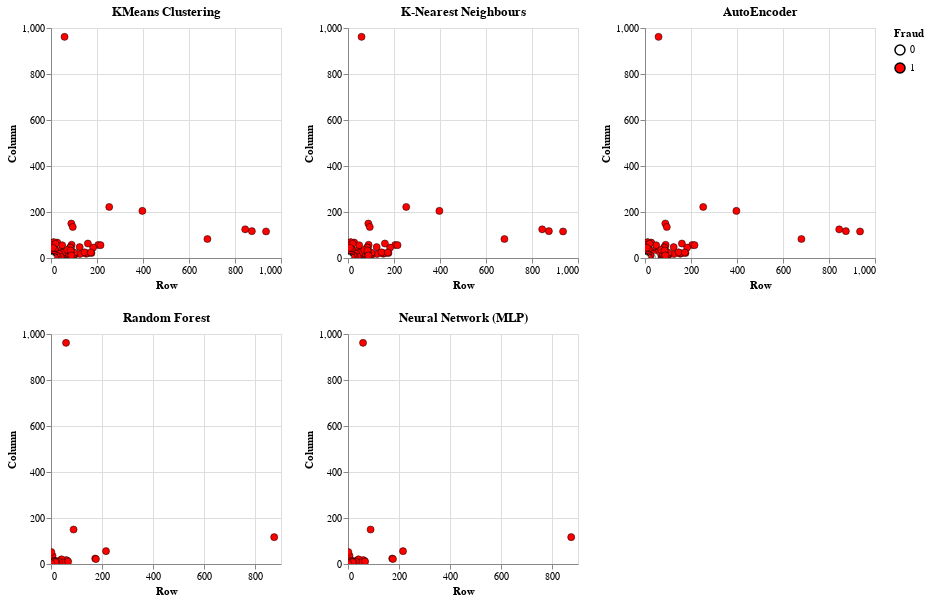

This figure's notebook cell:
### Markdown cell above
### Create each graph then display them

### Code cell
# Set Global variables that all graphs will use.
circle_size = 50
graph_height = 230
graph_width = 230
#x_axis = alt.X('Money_Value:Q', scale = alt.Scale(zero = False))
#y_axis = alt.Y('Audit_Risk:Q', scale = alt.Scale(zero = False))

#---------------Unsupervised Algorithms---------------
#----------KMeans Clustering Graph----------
kmeans_graph = alt.Chart(audit_df).transform_fold( # transform_fold and transform_filter are used
    columns,                                       # for the dynamic axis selection.
    as_= ['column', 'Column']
).transform_fold(
    rows,
    as_= ['row', 'Row']
).transform_filter(
    sel_col  
).transform_filter(
    sel_row  
).mark_point(filled = True).encode(
    x = 'Row:Q', 
    y = 'Column:Q',
    color = alt.Color('KMeans_Predict:O', 
                      title = 'Fraud', 
                      scale = alt.Scale(domain = [0, 1], 
                                        range = ['white', 'red'])
                     ),
    stroke = alt.value('black'),
    strokeWidth = alt.value(0.5),
    size = alt.value(circle_size),
    opacity = alt.value(1),
    tooltip = [alt.Tooltip('Money_Value:Q', title = 'Money Value'),
               alt.Tooltip('Audit_Risk:Q', title = 'Audit Risk'),
               alt.Tooltip('Inherent_Risk:Q', title = 'Inherent Risk'),
               alt.Tooltip('CONTROL_RISK:Q', title = 'Control Risk'),
               alt.Tooltip('Detection_Risk:Q', title = 'Detection Risk'),
               alt.Tooltip('KMeans_Predict:Q', title = 'Prediction'),
               alt.Tooltip('Risk:Q', title = 'Actual')]
).properties(
    width = graph_width,
    height = graph_height,
    title = 'KMeans Clustering'
)

#----------K Nearest Neighbours Graph----------
knn_graph = alt.Chart(audit_df).transform_fold(
    columns,
    as_=['column', 'Column']
).transform_fold(
    rows,
    as_=['row', 'Row']
).transform_filter(
    sel_col  
).transform_filter(
    sel_row  
).mark_point(filled = True).encode(
    x = 'Row:Q', 
    y = 'Column:Q',
    color = alt.Color('KNN_Predict:O', 
                      title = 'Fraud', 
                      scale = alt.Scale(domain = [0, 1], 
                                        range = ['white', 'red'])
                     ),
    stroke = alt.value('black'),
    strokeWidth = alt.value(0.5),
    size = alt.value(circle_size),
    opacity = alt.value(1),
    tooltip = [alt.Tooltip('Money_Value:Q', title = 'Money Value'),
               alt.Tooltip('Audit_Risk:Q', title = 'Audit Risk'),
               alt.Tooltip('Inherent_Risk:Q', title = 'Inherent Risk'),
               alt.Tooltip('CONTROL_RISK:Q', title = 'Control Risk'),
               alt.Tooltip('Detection_Risk:Q', title = 'Detection Risk'),
               alt.Tooltip('KNN_Predict:Q', title = 'Prediction'),
               alt.Tooltip('Risk:Q', title = 'Actual')]
).properties(
    width = graph_width,
    height = graph_height,
    title = 'K-Nearest Neighbours'
)

#----------AutoEncoder Graph----------
ae_graph = alt.Chart(audit_df).transform_fold(
    columns,
    as_=['column', 'Column']
).transform_fold(
    rows,
    as_=['row', 'Row']
).transform_filter(
    sel_col  
).transform_filter(
    sel_row  
).mark_point(filled = True).encode(
    x = 'Row:Q', 
    y = 'Column:Q',
    color = alt.Color('AE_Predict:O', 
                      title = 'Fraud', 
                      scale = alt.Scale(domain = [0, 1], 
                                        range = ['white', 'red'])
                     ),
    stroke = alt.value('black'),
    strokeWidth = alt.value(0.5),
    size = alt.value(circle_size),
    opacity = alt.value(1),
    tooltip = [alt.Tooltip('Money_Value:Q', title = 'Money Value'),
                alt.Tooltip('Audit_Risk:Q', title = 'Audit Risk'),
                alt.Tooltip('Inherent_Risk:Q', title = 'Inherent Risk'),
                alt.Tooltip('CONTROL_RISK:Q', title = 'Control Risk'),
                alt.Tooltip('Detection_Risk:Q', title = 'Detection Risk'),
                alt.Tooltip('AE_Predict:Q', title = 'Prediction'),
                alt.Tooltip('Risk:Q', title = 'Actual')]
).properties(
    width = graph_width,
    height = graph_height,
    title = 'AutoEncoder'
)

#---------------Supervised Algorithms---------------
#----------Random Forest Graph----------
rf_graph = alt.Chart(supervised_df).transform_fold(
    columns,
    as_=['column', 'Column']
).transform_fold(
    rows,
    as_=['row', 'Row']
).transform_filter(
    sel_col  
).transform_filter(
    sel_row  
).mark_point(filled = True).encode(
    x = 'Row:Q', 
    y = 'Column:Q',
    color = alt.Color('RF_Predict:O', 
                      title = 'Fraud', 
                      scale = alt.Scale(domain = [0, 1], 
                                        range = ['white', 'red'])
                     ),
    stroke = alt.value('black'),
    strokeWidth = alt.value(0.5),
    size = alt.value(circle_size),
    opacity = alt.value(1),
    tooltip = [alt.Tooltip('Money_Value:Q', title = 'Money Value'),
               alt.Tooltip('Audit_Risk:Q', title = 'Audit Risk'),
               alt.Tooltip('Inherent_Risk:Q', title = 'Inherent Risk'),
               alt.Tooltip('CONTROL_RISK:Q', title = 'Control Risk'),
               alt.Tooltip('Detection_Risk:Q', title = 'Detection Risk'),
               alt.Tooltip('RF_Predict:Q', title = 'Prediction'),
               alt.Tooltip('Risk:Q', title = 'Actual')]
).properties(
    width = graph_width,
    height = graph_height,
    title = 'Random Forest'
)

#----------Neural Network Graph----------
nn_graph = alt.Chart(supervised_df).transform_fold(
    columns,
    as_=['column', 'Column']
).transform_fold(
    rows,
    as_=['row', 'Row']
).transform_filter(
    sel_col  
).transform_filter(
    sel_row  
).mark_point(filled = True).encode(
    x = 'Row:Q', 
    y = 'Column:Q',
    color = alt.Color('NN_Predict:O', 
                      title = 'Fraud', 
                      scale = alt.Scale(domain = [0, 1], 
                                        range = ['white', 'red'])
                     ),
    stroke = alt.value('black'),
    strokeWidth = alt.value(0.5),
    size = alt.value(circle_size),
    opacity = alt.value(1),
    tooltip = [alt.Tooltip('Money_Value:Q', title = 'Money Value'),
               alt.Tooltip('Audit_Risk:Q', title = 'Audit Risk'),
               alt.Tooltip('Inherent_Risk:Q', title = 'Inherent Risk'),
               alt.Tooltip('CONTROL_RISK:Q', title = 'Control Risk'),
               alt.Tooltip('Detection_Risk:Q', title = 'Detection Risk'),
               alt.Tooltip('NN_Predict:Q', title = 'Prediction'),
               alt.Tooltip('Risk:Q', title = 'Actual')]
).properties(
    width = graph_width,
    height = graph_height,
    title = 'Neural Network (MLP)'
)


# Combine each graph and apply filters.
(kmeans_graph | knn_graph | ae_graph).add_selection(
    fraud_select
).transform_filter(
    fraud_select
).add_selection(select_audit_risk).transform_filter((select_audit_risk['Audit_Risk'] <= datum['Audit_Risk'])
).add_selection(select_money_value).transform_filter((select_money_value['Money_Value'] <= datum['Money_Value'])
).add_selection(
    zoom
).add_selection(
    sel_row
).add_selection(
    sel_col
) & (rf_graph | nn_graph).add_selection(
    fraud_select
).transform_filter(
    fraud_select
).add_selection(select_audit_risk).transform_filter((select_audit_risk['Audit_Risk'] <= datum['Audit_Risk'])
).add_selection(select_money_value).transform_filter((select_money_value['Money_Value'] <= datum['Money_Value'])
).add_selection(
    zoom
).add_selection(
    sel_row
).add_selection(
    sel_col
)

### Figure 1 — Vega-Lite specification as saved in the notebook (floating-point values rounded to 4 significant figures; data arrays with more than 128 entries replaced by an {"elided": "..."} marker saying what was removed)
{"config": {"view": {"continuousWidth": 400, "continuousHeight": 300}}, "vconcat": [{"hconcat": [{"mark": {"type": "point", "filled": true}, "encoding": {"color": {"type": "ordinal", "field": "KMeans_Predict", "scale": {"domain": [0, 1], "range": ["white", "red"]}, "title": "Fraud"}, "opacity": {"value": 1}, "size": {"value": 50}, "stroke": {"value": "black"}, "strokeWidth": {"value": 0.5}, "tooltip": [{"type": "quantitative", "field": "Money_Value", "title": "Money Value"}, {"type": "quantitative", "field": "Audit_Risk", "title": "Audit Risk"}, {"type": "quantitative", "field": "Inherent_Risk", "title": "Inherent Risk"}, {"type": "quantitative", "field": "CONTROL_RISK", "title": "Control Risk"}, {"type": "quantitative", "field": "Detection_Risk", "title": "Detection Risk"}, {"type": "quantitative", "field": "KMeans_Predict", "title": "Prediction"}, {"type": "quantitative", "field": "Risk", "title": "Actual"}], "x": {"type": "quantitative", "field": "Row"}, "y": {"type": "quantitative", "field": "Column"}}, "height": 230, "selection": {"selector001": {"type": "single", "fields": ["Risk"], "bind": {"input": "select", "options": [0, 1], "name": "Fraud: "}}, "selector002": {"type": "single", "fields": ["Audit_Risk"], "bind": {"input": "range", "max": 961.5, "min": 0.28, "name": "Audit Risk:", "step": 10}, "init": {"Audit_Risk": 0}}, "selector003": {"type": "single", "fields": ["Money_Value"], "bind": {"input": "range", "max": 935.0, "min": 0.0, "name": "Money Value:", "step": 10}, "init": {"Money_Value": 0}}, "selector004": {"type": "interval", "bind": "scales"}, "selector006": {"type": "single", "fields": ["row"], "bind": {"input": "select", "options": ["Money_Value", "Audit_Risk", "Inherent_Risk", "CONTROL_RISK", "Detection_Risk", "PCA_axis1", "PCA_axis2"], "name": "Row: "}, "init": {"row": "Money_Value"}}, "selector005": {"type": "single", "fields": ["column"], "bind": {"input": "select", "options": ["Money_Value", "Audit_Risk", "Inherent_Risk", "CONTROL_RISK", "Detection_Risk", "PCA_axis1", "PCA_axis2"], "name": "Column: "}, "init": {"column": "Audit_Risk"}}}, "title": "KMeans Clustering", "transform": [{"fold": ["Money_Value", "Audit_Risk", "Inherent_Risk", "CONTROL_RISK", "Detection_Risk", "PCA_axis1", "PCA_axis2"], "as": ["column", "Column"]}, {"fold": ["Money_Value", "Audit_Risk", "Inherent_Risk", "CONTROL_RISK", "Detection_Risk", "PCA_axis1", "PCA_axis2"], "as": ["row", "Row"]}, {"filter": {"selection": "selector005"}}, {"filter": {"selection": "selector006"}}], "width": 230}, {"mark": {"type": "point", "filled": true}, "encoding": {"color": {"type": "ordinal", "field": "KNN_Predict", "scale": {"domain": [0, 1], "range": ["white", "red"]}, "title": "Fraud"}, "opacity": {"value": 1}, "size": {"value": 50}, "stroke": {"value": "black"}, "strokeWidth": {"value": 0.5}, "tooltip": [{"type": "quantitative", "field": "Money_Value", "title": "Money Value"}, {"type": "quantitative", "field": "Audit_Risk", "title": "Audit Risk"}, {"type": "quantitative", "field": "Inherent_Risk", "title": "Inherent Risk"}, {"type": "quantitative", "field": "CONTROL_RISK", "title": "Control Risk"}, {"type": "quantitative", "field": "Detection_Risk", "title": "Detection Risk"}, {"type": "quantitative", "field": "KNN_Predict", "title": "Prediction"}, {"type": "quantitative", "field": "Risk", "title": "Actual"}], "x": {"type": "quantitative", "field": "Row"}, "y": {"type": "quantitative", "field": "Column"}}, "height": 230, "selection": {"selector001": {"type": "single", "fields": ["Risk"], "bind": {"input": "select", "options": [0, 1], "name": "Fraud: "}}, "selector002": {"type": "single", "fields": ["Audit_Risk"], "bind": {"input": "range", "max": 961.5, "min": 0.28, "name": "Audit Risk:", "step": 10}, "init": {"Audit_Risk": 0}}, "selector003": {"type": "single", "fields": ["Money_Value"], "bind": {"input": "range", "max": 935.0, "min": 0.0, "name": "Money Value:", "step": 10}, "init": {"Money_Value": 0}}, "selector004": {"type": "interval", "bind": "scales"}, "selector006": {"type": "single", "fields": ["row"], "bind": {"input": "select", "options": ["Money_Value", "Audit_Risk", "Inherent_Risk", "CONTROL_RISK", "Detection_Risk", "PCA_axis1", "PCA_axis2"], "name": "Row: "}, "init": {"row": "Money_Value"}}, "selector005": {"type": "single", "fields": ["column"], "bind": {"input": "select", "options": ["Money_Value", "Audit_Risk", "Inherent_Risk", "CONTROL_RISK", "Detection_Risk", "PCA_axis1", "PCA_axis2"], "name": "Column: "}, "init": {"column": "Audit_Risk"}}}, "title": "K-Nearest Neighbours", "transform": [{"fold": ["Money_Value", "Audit_Risk", "Inherent_Risk", "CONTROL_RISK", "Detection_Risk", "PCA_axis1", "PCA_axis2"], "as": ["column", "Column"]}, {"fold": ["Money_Value", "Audit_Risk", "Inherent_Risk", "CONTROL_RISK", "Detection_Risk", "PCA_axis1", "PCA_axis2"], "as": ["row", "Row"]}, {"filter": {"selection": "selector005"}}, {"filter": {"selection": "selector006"}}], "width": 230}, {"mark": {"type": "point", "filled": true}, "encoding": {"color": {"type": "ordinal", "field": "AE_Predict", "scale": {"domain": [0, 1], "range": ["white", "red"]}, "title": "Fraud"}, "opacity": {"value": 1}, "size": {"value": 50}, "stroke": {"value": "black"}, "strokeWidth": {"value": 0.5}, "tooltip": [{"type": "quantitative", "field": "Money_Value", "title": "Money Value"}, {"type": "quantitative", "field": "Audit_Risk", "title": "Audit Risk"}, {"type": "quantitative", "field": "Inherent_Risk", "title": "Inherent Risk"}, {"type": "quantitative", "field": "CONTROL_RISK", "title": "Control Risk"}, {"type": "quantitative", "field": "Detection_Risk", "title": "Detection Risk"}, {"type": "quantitative", "field": "AE_Predict", "title": "Prediction"}, {"type": "quantitative", "field": "Risk", "title": "Actual"}], "x": {"type": "quantitative", "field": "Row"}, "y": {"type": "quantitative", "field": "Column"}}, "height": 230, "selection": {"selector001": {"type": "single", "fields": ["Risk"], "bind": {"input": "select", "options": [0, 1], "name": "Fraud: "}}, "selector002": {"type": "single", "fields": ["Audit_Risk"], "bind": {"input": "range", "max": 961.5, "min": 0.28, "name": "Audit Risk:", "step": 10}, "init": {"Audit_Risk": 0}}, "selector003": {"type": "single", "fields": ["Money_Value"], "bind": {"input": "range", "max": 935.0, "min": 0.0, "name": "Money Value:", "step": 10}, "init": {"Money_Value": 0}}, "selector004": {"type": "interval", "bind": "scales"}, "selector006": {"type": "single", "fields": ["row"], "bind": {"input": "select", "options": ["Money_Value", "Audit_Risk", "Inherent_Risk", "CONTROL_RISK", "Detection_Risk", "PCA_axis1", "PCA_axis2"], "name": "Row: "}, "init": {"row": "Money_Value"}}, "selector005": {"type": "single", "fields": ["column"], "bind": {"input": "select", "options": ["Money_Value", "Audit_Risk", "Inherent_Risk", "CONTROL_RISK", "Detection_Risk", "PCA_axis1", "PCA_axis2"], "name": "Column: "}, "init": {"column": "Audit_Risk"}}}, "title": "AutoEncoder", "transform": [{"fold": ["Money_Value", "Audit_Risk", "Inherent_Risk", "CONTROL_RISK", "Detection_Risk", "PCA_axis1", "PCA_axis2"], "as": ["column", "Column"]}, {"fold": ["Money_Value", "Audit_Risk", "Inherent_Risk", "CONTROL_RISK", "Detection_Risk", "PCA_axis1", "PCA_axis2"], "as": ["row", "Row"]}, {"filter": {"selection": "selector005"}}, {"filter": {"selection": "selector006"}}], "width": 230}], "data": {"name": "data-aa7d1c77b5486e7fd9cb3ed941f4646d"}, "transform": [{"filter": {"selection": "selector001"}}, {"filter": "(selector002['Audit_Risk'] <= datum['Audit_Risk'])"}, {"filter": "(selector003['Money_Value'] <= datum['Money_Value'])"}]}, {"hconcat": [{"mark": {"type": "point", "filled": true}, "encoding": {"color": {"type": "ordinal", "field": "RF_Predict", "scale": {"domain": [0, 1], "range": ["white", "red"]}, "title": "Fraud"}, "opacity": {"value": 1}, "size": {"value": 50}, "stroke": {"value": "black"}, "strokeWidth": {"value": 0.5}, "tooltip": [{"type": "quantitative", "field": "Money_Value", "title": "Money Value"}, {"type": "quantitative", "field": "Audit_Risk", "title": "Audit Risk"}, {"type": "quantitative", "field": "Inherent_Risk", "title": "Inherent Risk"}, {"type": "quantitative", "field": "CONTROL_RISK", "title": "Control Risk"}, {"type": "quantitative", "field": "Detection_Risk", "title": "Detection Risk"}, {"type": "quantitative", "field": "RF_Predict", "title": "Prediction"}, {"type": "quantitative", "field": "Risk", "title": "Actual"}], "x": {"type": "quantitative", "field": "Row"}, "y": {"type": "quantitative", "field": "Column"}}, "height": 230, "selection": {"selector001": {"type": "single", "fields": ["Risk"], "bind": {"input": "select", "options": [0, 1], "name": "Fraud: "}}, "selector002": {"type": "single", "fields": ["Audit_Risk"], "bind": {"input": "range", "max": 961.5, "min": 0.28, "name": "Audit Risk:", "step": 10}, "init": {"Audit_Risk": 0}}, "selector003": {"type": "single", "fields": ["Money_Value"], "bind": {"input": "range", "max": 935.0, "min": 0.0, "name": "Money Value:", "step": 10}, "init": {"Money_Value": 0}}, "selector004": {"type": "interval", "bind": "scales"}, "selector006": {"type": "single", "fields": ["row"], "bind": {"input": "select", "options": ["Money_Value", "Audit_Risk", "Inherent_Risk", "CONTROL_RISK", "Detection_Risk", "PCA_axis1", "PCA_axis2"], "name": "Row: "}, "init": {"row": "Money_Value"}}, "selector005": {"type": "single", "fields": ["column"], "bind": {"input": "select", "options": ["Money_Value", "Audit_Risk", "Inherent_Risk", "CONTROL_RISK", "Detection_Risk", "PCA_axis1", "PCA_axis2"], "name": "Column: "}, "init": {"column": "Audit_Risk"}}}, "title": "Random Forest", "transform": [{"fold": ["Money_Value", "Audit_Risk", "Inherent_Risk", "CONTROL_RISK", "Detection_Risk", "PCA_axis1", "PCA_axis2"], "as": ["column", "Column"]}, {"fold": ["Money_Value", "Audit_Risk", "Inherent_Risk", "CONTROL_RISK", "Detection_Risk", "PCA_axis1", "PCA_axis2"], "as": ["row", "Row"]}, {"filter": {"selection": "selector005"}}, {"filter": {"selection": "selector006"}}], "width": 230}, {"mark": {"type": "point", "filled": true}, "encoding": {"color": {"type": "ordinal", "field": "NN_Predict", "scale": {"domain": [0, 1], "range": ["white", "red"]}, "title": "Fraud"}, "opacity": {"value": 1}, "size": {"value": 50}, "stroke": {"value": "black"}, "strokeWidth": {"value": 0.5}, "tooltip": [{"type": "quantitative", "field": "Money_Value", "title": "Money Value"}, {"type": "quantitative", "field": "Audit_Risk", "title": "Audit Risk"}, {"type": "quantitative", "field": "Inherent_Risk", "title": "Inherent Risk"}, {"type": "quantitative", "field": "CONTROL_RISK", "title": "Control Risk"}, {"type": "quantitative", "field": "Detection_Risk", "title": "Detection Risk"}, {"type": "quantitative", "field": "NN_Predict", "title": "Prediction"}, {"type": "quantitative", "field": "Risk", "title": "Actual"}], "x": {"type": "quantitative", "field": "Row"}, "y": {"type": "quantitative", "field": "Column"}}, "height": 230, "selection": {"selector001": {"type": "single", "fields": ["Risk"], "bind": {"input": "select", "options": [0, 1], "name": "Fraud: "}}, "selector002": {"type": "single", "fields": ["Audit_Risk"], "bind": {"input": "range", "max": 961.5, "min": 0.28, "name": "Audit Risk:", "step": 10}, "init": {"Audit_Risk": 0}}, "selector003": {"type": "single", "fields": ["Money_Value"], "bind": {"input": "range", "max": 935.0, "min": 0.0, "name": "Money Value:", "step": 10}, "init": {"Money_Value": 0}}, "selector004": {"type": "interval", "bind": "scales"}, "selector006": {"type": "single", "fields": ["row"], "bind": {"input": "select", "options": ["Money_Value", "Audit_Risk", "Inherent_Risk", "CONTROL_RISK", "Detection_Risk", "PCA_axis1", "PCA_axis2"], "name": "Row: "}, "init": {"row": "Money_Value"}}, "selector005": {"type": "single", "fields": ["column"], "bind": {"input": "select", "options": ["Money_Value", "Audit_Risk", "Inherent_Risk", "CONTROL_RISK", "Detection_Risk", "PCA_axis1", "PCA_axis2"], "name": "Column: "}, "init": {"column": "Audit_Risk"}}}, "title": "Neural Network (MLP)", "transform": [{"fold": ["Money_Value", "Audit_Risk", "Inherent_Risk", "CONTROL_RISK", "Detection_Risk", "PCA_axis1", "PCA_axis2"], "as": ["column", "Column"]}, {"fold": ["Money_Value", "Audit_Risk", "Inherent_Risk", "CONTROL_RISK", "Detection_Risk", "PCA_axis1", "PCA_axis2"], "as": ["row", "Row"]}, {"filter": {"selection": "selector005"}}, {"filter": {"selection": "selector006"}}], "width": 230}], "data": {"name": "data-a6a0c2d25b5ff406c817870135ab3594"}, "transform": [{"filter": {"selection": "selector001"}}, {"filter": "(selector002['Audit_Risk'] <= datum['Audit_Risk'])"}, {"filter": "(selector003['Money_Value'] <= datum['Money_Value'])"}]}], "$schema": "https://vega.github.io/schema/vega-lite/v4.0.0.json", "datasets": {"data-aa7d1c77b5486e7fd9cb3ed941f4646d": {"elided": "776 records"}, "data-a6a0c2d25b5ff406c817870135ab3594": {"elided": "156 records"}}}
